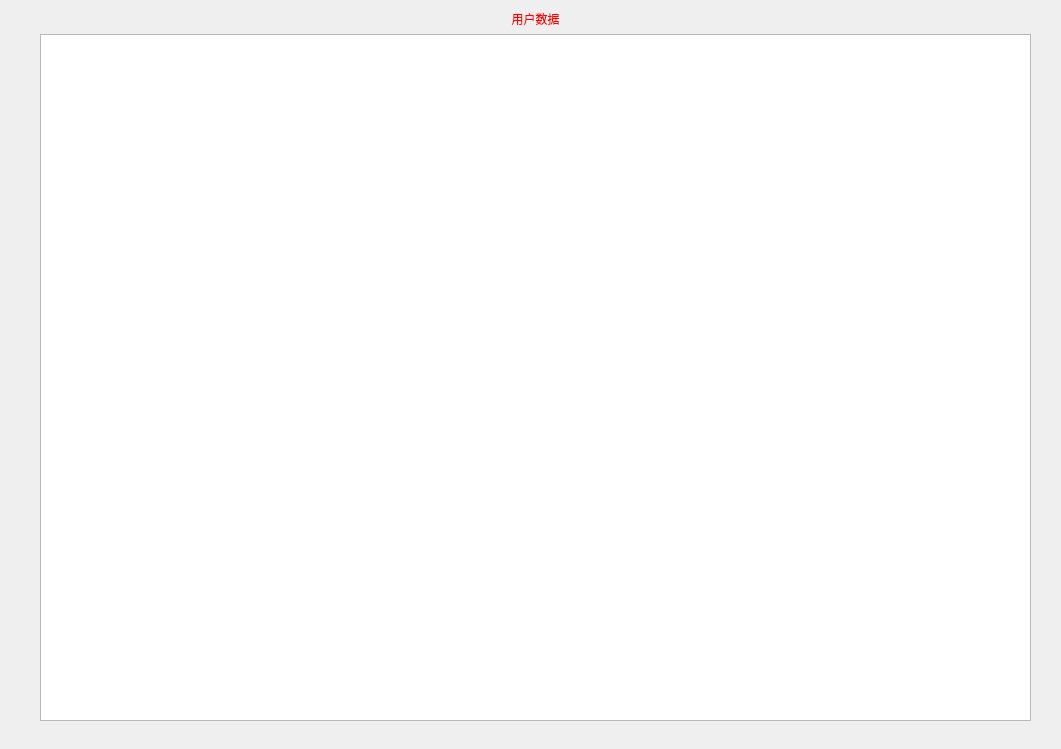
<?xml version="1.0" encoding="UTF-8"?>
<ui version="4.0">
 <class>User_Dialog</class>
 <widget class="QDialog" name="User_Dialog">
  <property name="geometry">
   <rect>
    <x>0</x>
    <y>0</y>
    <width>1061</width>
    <height>749</height>
   </rect>
  </property>
  <property name="windowTitle">
   <string>Dialog</string>
  </property>
  <widget class="QWidget" name="layoutWidget">
   <property name="geometry">
    <rect>
     <x>40</x>
     <y>10</y>
     <width>991</width>
     <height>711</height>
    </rect>
   </property>
   <layout class="QVBoxLayout" name="verticalLayout">
    <item>
     <widget class="QLabel" name="label">
      <property name="styleSheet">
       <string notr="true">color:rgb(255, 0, 0);
font: 28pt &quot;黑体&quot;;</string>
      </property>
      <property name="text">
       <string>用户数据</string>
      </property>
      <property name="alignment">
       <set>Qt::AlignCenter</set>
      </property>
     </widget>
    </item>
    <item>
     <widget class="QTableWidget" name="tableWidget"/>
    </item>
   </layout>
  </widget>
 </widget>
 <resources/>
 <connections/>
</ui>
